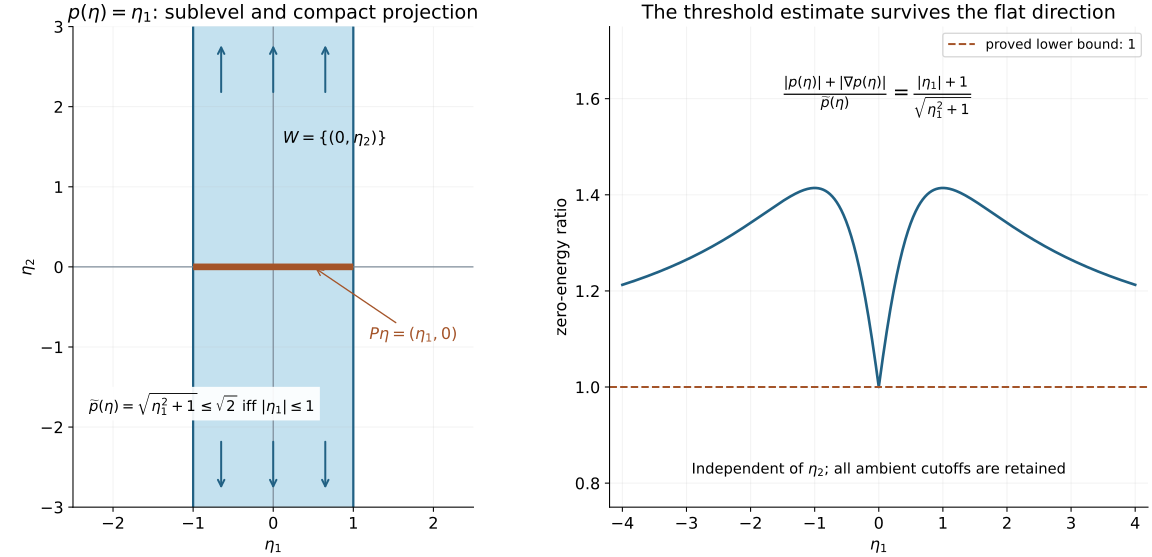

Write Python code to recreate this figure.
"""Exact strength sublevel and invariant-direction projection. CC0.

The infinite strip is shown in a finite window, with continuation arrows.
Reproduce the sibling PNG and SVG with NumPy and Matplotlib.
"""
from pathlib import Path
import numpy as np
import matplotlib
matplotlib.use('Agg')
from matplotlib import pyplot as plt

matplotlib.rcParams.update({'font.family': 'DejaVu Sans', 'font.size': 12,
                           'svg.hashsalt': 'polynomial-invariant-directions',
                           'axes.spines.top': False, 'axes.spines.right': False})
out = Path(__file__).resolve().parent
fig, (ax, bx) = plt.subplots(1, 2, figsize=(12, 5.8), layout='constrained')
ax.axvspan(-1, 1, color='#c4e1ef')
for x in [-1, 1]: ax.axvline(x, color='#216184', lw=1.7)
ax.axhline(0, color='#7c8b99', lw=.9)
ax.axvline(0, color='#7c8b99', lw=.9)
ax.plot([-1, 1], [0, 0], color='#a45429', lw=5, solid_capstyle='butt')
for x in [-.65, 0, .65]:
    for sign in [-1, 1]:
        ax.annotate('', xy=(x, sign*2.8), xytext=(x, sign*2.15),
                    arrowprops={'arrowstyle': '->', 'color': '#216184', 'lw': 1.5})
ax.annotate(r'$P\eta=(\eta_1,0)$', xy=(.5, 0), xytext=(1.2, -.9),
            arrowprops={'arrowstyle': '->', 'color': '#a45429'}, color='#a45429')
ax.text(.12, 1.55, r'$W=\{(0,\eta_2)\}$', fontsize=12)
ax.text(-2.3, -1.8, r'$\widetilde p(\eta)=\sqrt{\eta_1^2+1}\leq\sqrt{2}$ iff $|\eta_1|\leq1$', fontsize=11,
        bbox={'facecolor': 'white', 'edgecolor': 'none', 'alpha': .92})
ax.set(xlim=(-2.5, 2.5), ylim=(-3, 3), xlabel=r'$\eta_1$', ylabel=r'$\eta_2$',
       title=r'$p(\eta)=\eta_1$: sublevel and compact projection')
ax.set_aspect('equal', adjustable='box')
ax.grid(alpha=.16)
x = np.linspace(-4, 4, 1601)
ratio = (np.abs(x)+1)/np.sqrt(x*x+1)
bx.plot(x, ratio, color='#216184', lw=2)
bx.axhline(1, color='#a45429', ls='--', label='proved lower bound: 1')
bx.text(0, 1.6, r'$\frac{|p(\eta)|+|\nabla p(\eta)|}{\widetilde p(\eta)}=\frac{|\eta_1|+1}{\sqrt{\eta_1^2+1}}$',
        ha='center', fontsize=15)
bx.text(0, .82, r'Independent of $\eta_2$; all ambient cutoffs are retained', ha='center', fontsize=11)
bx.set(xlim=(-4.2, 4.2), ylim=(.75, 1.75), xlabel=r'$\eta_1$', ylabel='zero-energy ratio',
       title='The threshold estimate survives the flat direction')
bx.grid(alpha=.16)
bx.legend(loc='upper right', fontsize=10)
fig.savefig(out/'polynomial-invariant-directions.svg', metadata={'Date': None, 'Creator': 'Original CC0 mathematical figure'})
fig.savefig(out/'polynomial-invariant-directions.png', dpi=180, metadata={'Software': 'Original CC0 mathematical figure'})
plt.close(fig)
